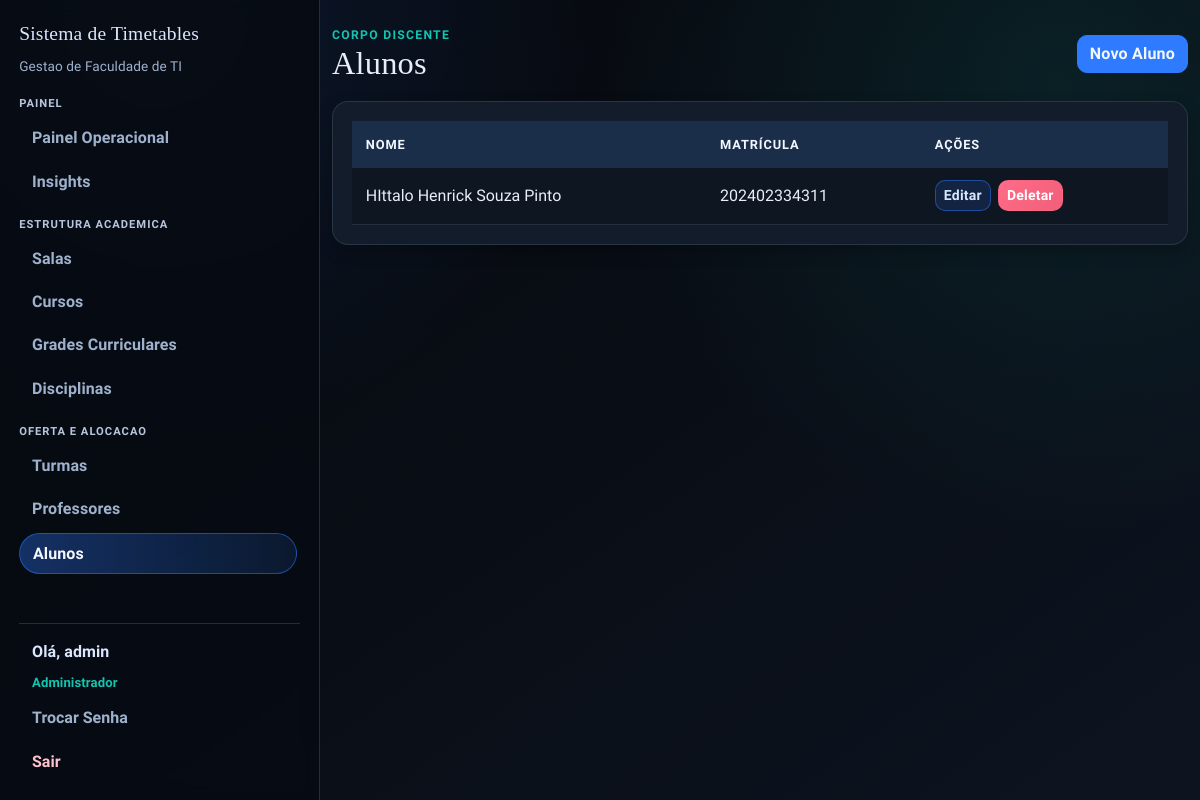
Page /alunos (signed in) on the committed database.
### app/models.py (models this page shows, shortened)
class User(UserMixin, db.Model):
    id = db.Column(db.Integer, primary_key=True)
    username = db.Column(db.String(64), unique=True, nullable=False)
    email = db.Column(db.String(120), unique=True, nullable=False)
    password_hash = db.Column(db.String(128))
    role = db.Column(db.String(20), default='professor')  # 'admin' or 'professor'
    disciplinas_aptas = db.relationship(
        "Disciplina",
        secondary=professor_disciplina,
        lazy="select",
        backref=db.backref("professores_aptos", lazy="select"),
    )
    def is_admin(self):
        return self.role == 'admin'

class Aluno(db.Model):
    id = db.Column(db.Integer, primary_key=True)
    nome = db.Column(db.String(120), nullable=False)
    matricula = db.Column(db.String(30), unique=True, nullable=False)
    created_at = db.Column(db.DateTime(timezone=True), nullable=False, default=utc_now)

### app/routes/admin.py (the view)
@bp.route("/alunos")
@login_required
@admin_required
def alunos():
    alunos = Aluno.query.order_by(Aluno.nome.asc()).all()
    delete_form = DeleteForm()
    return render_template("alunos.html", alunos=alunos, delete_form=delete_form)

### app/models.py (called while the page is built)
@login_manager.user_loader
def load_user(user_id):
    return db.session.get(User, int(user_id))

### app/routes/helpers.py (called while the page is built)
def admin_required_redirect():
    if getattr(current_user, "is_authenticated", False) and current_user.is_admin():
        return None
    flash("Acesso restrito ao administrador.", "danger")
    return redirect(url_for("main.index"))

def admin_required(view_func):
    @wraps(view_func)
    def wrapper(*args, **kwargs):
        guard = admin_required_redirect()
        if guard:
            return guard
        return view_func(*args, **kwargs)
    return wrapper

### templates/alunos.html (shortened to what this page needs)
{% extends "base.html" %}
{% block content %}
<section class="stagger-in">
  <div class="page-head">
    <div>
      <p class="eyebrow">Corpo Discente</p>
      <h1>Alunos</h1>
    </div>
    <a href="{{ url_for('main.new_aluno') }}" class="btn btn-primary">Novo Aluno</a>
  </div>
  <div class="surface table-shell">
    <div class="table-responsive">
      <table class="table">
        <thead>
          <tr>
            <th>Nome</th>
            <th>Matrícula</th>
            <th>Ações</th>
          </tr>
        </thead>
        <tbody>
          {% for aluno in alunos %}
          <tr>
            <td>{{ aluno.nome }}</td>
            <td>{{ aluno.matricula }}</td>
            <td class="actions-cell">
              <a href="{{ url_for('main.edit_aluno', id=aluno.id) }}" class="btn btn-sm btn-edit">Editar</a>
              <form
                method="POST"
                action="{{ url_for('main.delete_aluno', id=aluno.id) }}"
                class="d-inline"
                onsubmit="return confirm('Tem certeza que deseja deletar este aluno?');"
              >
                <button type="submit" class="btn btn-sm btn-danger">Deletar</button>
              </form>
            </td>
          </tr>
          {% endfor %}
        </tbody>
      </table>
    </div>
  </div>
</section>
{% endblock %}

### templates/base.html (shortened to what this page needs)
<!doctype html>
<html lang="pt-br">
  <head>
    <link
      href="https://cdn.jsdelivr.net/npm/bootstrap@5.1.3/dist/css/bootstrap.min.css"
      rel="stylesheet"
    />
    <link rel="stylesheet" href="{{ url_for('static', filename='css/styles.css') }}" />
  </head>
  <body>
    {% if current_user.is_authenticated %}
    {% set current_endpoint = request.endpoint or '' %}
    <div class="app-shell">
      <aside class="app-sidebar">
        <a class="app-brand" href="{{ url_for('main.index') }}">Sistema de Timetables</a>
        <p class="sidebar-subtitle">Gestao de Faculdade de TI</p>
        <nav class="sidebar-nav">
          <ul class="nav flex-column gap-3">
            {% if current_user.is_admin() %}
            <li class="nav-group">
              <p class="sidebar-group-title">Painel</p>
              <a class="sidebar-link {{ 'is-active' if current_endpoint == 'main.admin_dashboard' else '' }}" href="{{ url_for('main.admin_dashboard') }}">Painel Operacional</a>
              <a class="sidebar-link {{ 'is-active' if current_endpoint == 'main.admin_insights' else '' }}" href="{{ url_for('main.admin_insights') }}">Insights</a>
            </li>
            <li class="nav-group">
              <p class="sidebar-group-title">Estrutura Academica</p>
              <a class="sidebar-link {{ 'is-active' if current_endpoint in ['main.salas', 'main.new_sala', 'main.edit_sala'] else '' }}" href="{{ url_for('main.salas') }}">Salas</a>
              <a class="sidebar-link {{ 'is-active' if current_endpoint in ['main.cursos', 'main.new_curso', 'main.edit_curso'] else '' }}" href="{{ url_for('main.cursos') }}">Cursos</a>
              <a class="sidebar-link {{ 'is-active' if current_endpoint in ['main.grades', 'main.new_grade', 'main.edit_grade', 'main.grade_items', 'main.new_grade_item', 'main.edit_grade_item'] else '' }}" href="{{ url_for('main.grades') }}">Grades Curriculares</a>
              <a class="sidebar-link {{ 'is-active' if current_endpoint in ['main.disciplinas', 'main.new_disciplina', 'main.edit_disciplina'] else '' }}" href="{{ url_for('main.disciplinas') }}">Disciplinas</a>
            </li>
            <li class="nav-group">
              <p class="sidebar-group-title">Oferta e Alocacao</p>
              <a class="sidebar-link {{ 'is-active' if current_endpoint in ['main.turmas', 'main.new_turma', 'main.edit_turma', 'main.turma_quadro', 'main.turma_alunos', 'main.delete_turma_matricula', 'main.alocar_professor_timetable', 'main.alocar_professores_turma_lote'] else '' }}" href="{{ url_for('main.turmas') }}">Turmas</a>
              <a class="sidebar-link {{ 'is-active' if current_endpoint in ['main.professores', 'main.new_professor', 'main.edit_professor'] else '' }}" href="{{ url_for('main.professores') }}">Professores</a>
              <a class="sidebar-link {{ 'is-active' if current_endpoint in ['main.alunos', 'main.new_aluno', 'main.edit_aluno'] else '' }}" href="{{ url_for('main.alunos') }}">Alunos</a>
            </li>
            {% else %}
            <li class="nav-group">
              <p class="sidebar-group-title">Professor</p>
              <a class="sidebar-link {{ 'is-active' if current_endpoint == 'main.professor_dashboard' else '' }}" href="{{ url_for('main.professor_dashboard') }}">Minhas Turmas</a>
            </li>
            {% endif %}
          </ul>
        </nav>
        <div class="sidebar-user">
          <span class="sidebar-greeting">Ol&aacute;, {{ current_user.username }}</span>
          <span class="sidebar-role">{{ 'Administrador' if current_user.is_admin() else 'Professor' }}</span>
          <a class="sidebar-link {{ 'is-active' if current_endpoint == 'main.change_password' else '' }}" href="{{ url_for('main.change_password') }}">Trocar Senha</a>
          <a class="sidebar-link sidebar-link-logout" href="{{ url_for('main.logout') }}">Sair</a>
        </div>
      </aside>
      <main class="app-content">
        <div class="container app-main">
    {% endif %}
      {% block content %}{% endblock %}
    {% if current_user.is_authenticated %}
        </div>
      </main>
    </div>
    {% else %}
    </main>
    {% endif %}
  </body>
</html>

### rows in the picture
User: username "admin", role "Administrador"
Aluno: nome "HIttalo Henrick Souza Pinto", matricula "202402334311"
